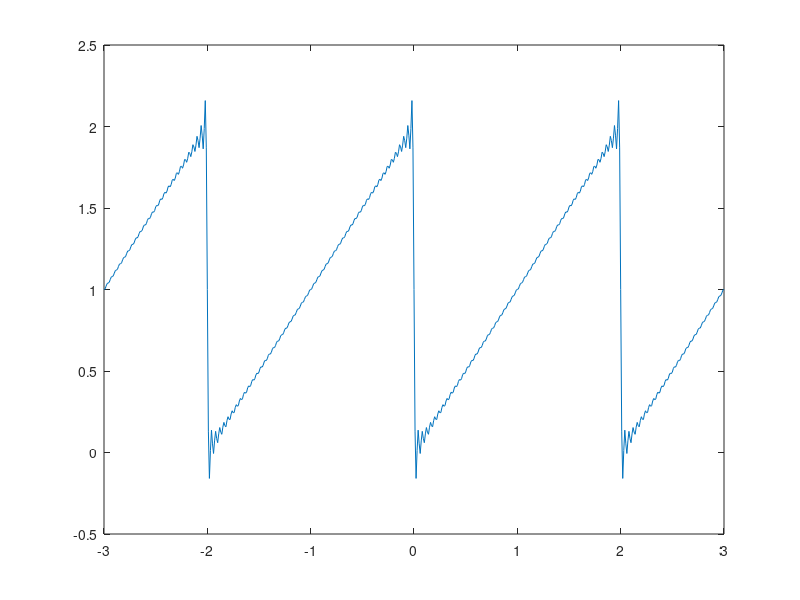

Reproduce this figure in MATLAB.
clc
clear

n=50;

intervalo = -3:0.01:3;

indice = 1;
T= 2;
w=2.0*pi/T;

for t= intervalo
    valor = 0.0;
    for k = -n:n
        if (k ~=0.0)
        valor = valor +( ( (2*i*k*w - exp(2*i*k*w)+1) * (exp(i*k*t*w -2*i*w*k)) ) / (2*(k^2)*w^2));
        else
            valor = valor +1;
            
        end
    end
    res (indice) = valor;
    indice = indice +1;
end

plot (intervalo, res);